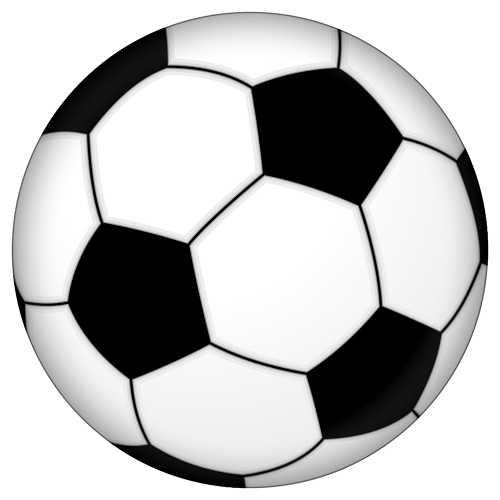
#> input picture sample/ball.png, 500 x 500 px
$ python image_segmentaion_2.py
#> lines starting #> are read from the running program, lines starting #| are printed output that depends on the picture; after the words box and inside, x2 and y2 are one past the last pixel; in counts of white or black regions, pixels touching at a corner belong together
import cv2 as cv

def nothing(x):
    pass


cv.namedWindow('Binary')
cv.createTrackbar('threshold', 'Binary', 0, 255, nothing)
cv.setTrackbarPos('threshold', 'Binary', 127)

img_color = cv.imread('../sample/ball.png', cv.IMREAD_COLOR)
#> img_color is the input picture: shape (500, 500, 3); min 0, max 255, mean 190.7
img_gray = cv.cvtColor(img_color, cv.COLOR_BGR2GRAY)

while(True):
    thre = cv.getTrackbarPos('threshold', 'Binary')
    # THRESH_BINARY_INV : 이진화 결과를 반전 시킴
    ret, img_binary = cv.threshold(img_gray, thre, 255, cv.THRESH_BINARY_INV)
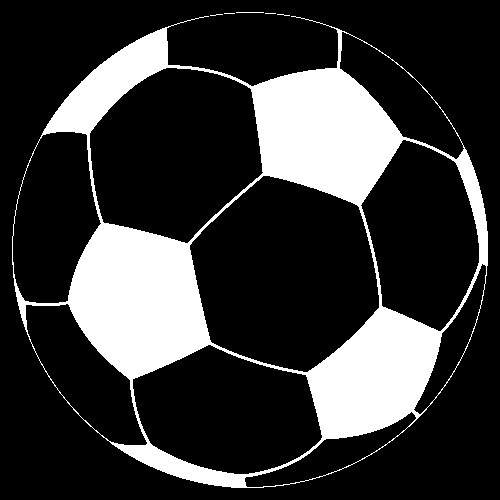
#> img_binary: shape (500, 500); 21.9% white; 6 white regions (4 under 20 px), largest, box (x1, y1, x2, y2) and area: (12, 16, 488, 488) 54739, (236, 12, 264, 13) 28
#> ret = 127

    img_result = cv.bitwise_and(img_color, img_color, mask=img_binary)
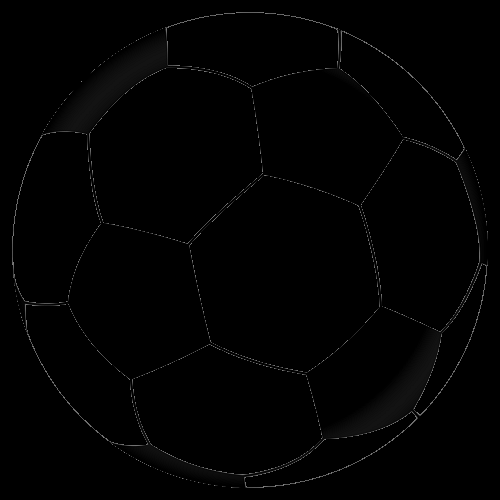
#> img_result: shape (500, 500, 3); min 0, max 127, mean 1.9

    cv.imshow('Result', img_result)
    cv.imshow('Binary', img_binary)

    if cv.waitKey(1) == 27:
#> (key Esc is pressed here)
        break


cv.destroyAllWindows()
